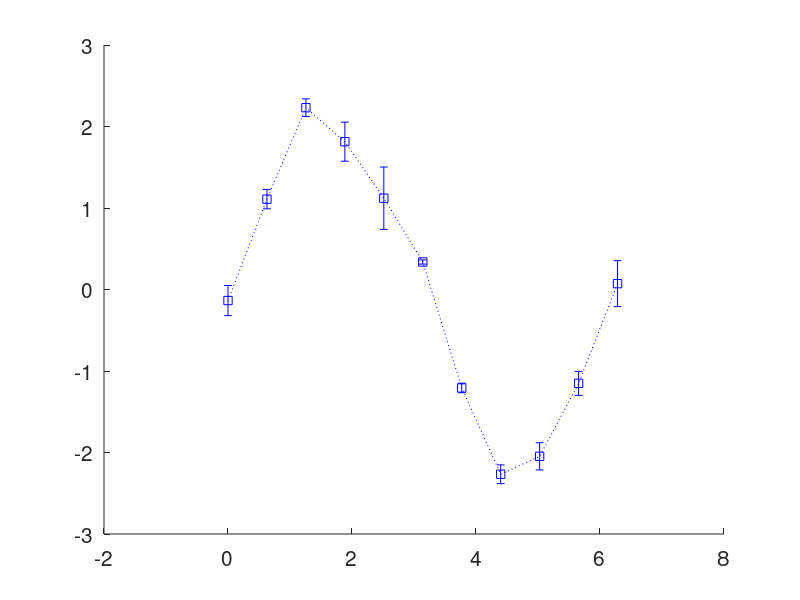

The MATLAB source for this figure: (Note: this script raises an error after producing the figure.)
close all;clear;clc;
x=0:0.2*pi:2.0*pi; y1=2.*sin(x)+(rand(1,length(x))-0.5);
y2=2.*sin(x)+(rand(1,length(x))-0.5);
y3=2.*sin(x)+(rand(1,length(x),1)-0.5);
yd=[y1;y2;y3]; y=mean(yd); e=std(yd,1,1);
figure;set(gcf,'DefaultAxesFontSize',15);
errorbar(x,y,e,':bs','LineWidth',2); xlabel('x'); ylabel('y');
hold on; plot(x,y1,'*',x,y2,'*',x,y3,'*');
title('error bar');axis tight;